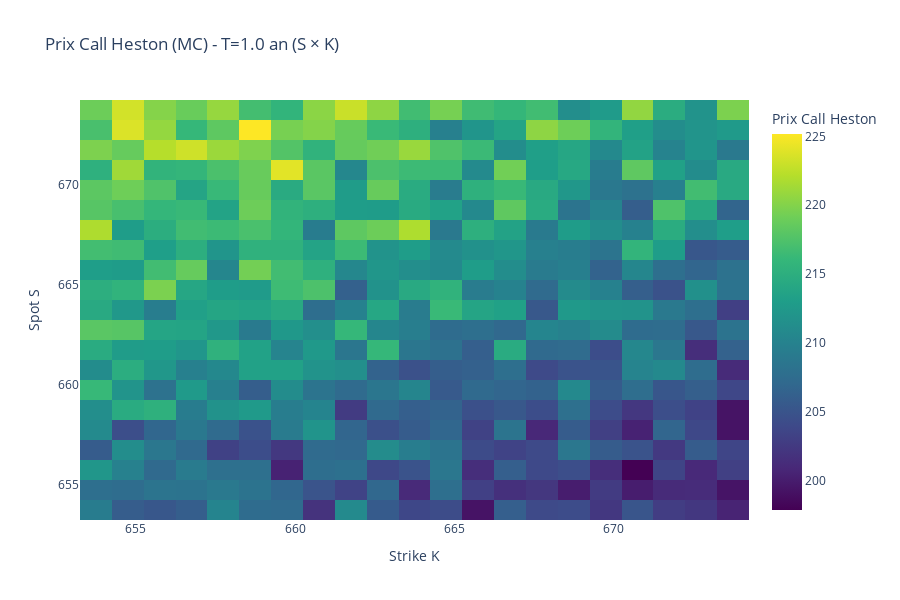
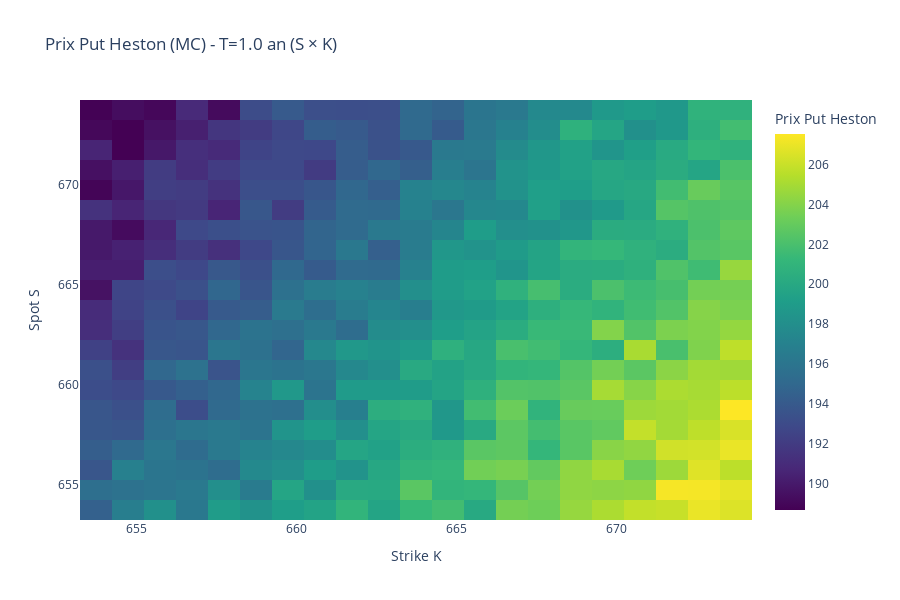

The code cell stored with these charts, in order, in its notebook:
### Markdown cell above
## 11. ÉTAPE 5: Heatmap des Prix Heston (Monte Carlo, S × K)

### Code cell
print("=" * 80)
print("ÉTAPE 5: Calcul des prix Heston via Monte Carlo (S × K)")
print("=" * 80)

call_prices_heston = np.zeros((len(S_grid), len(K_grid_heston)))
put_prices_heston = np.zeros((len(S_grid), len(K_grid_heston)))

# Fixer T à 1 an pour les heatmaps Heston
T_heston = 1.0
r = RF_RATE
q = 0.0

print(f"\nCalcul des prix Heston par Monte Carlo (T = {T_heston} an)...")
print(f"Grille: {len(S_grid)} spots × {len(K_grid_heston)} strikes = {len(S_grid) * len(K_grid_heston)} prix à calculer")

for i, S in enumerate(S_grid):
    for j, K in enumerate(K_grid_heston):
        call_prices_heston[i, j] = heston_monte_carlo_price(
            S, K, T_heston, r, q, params_tensor, 
            n_paths=N_PATHS, n_steps=N_STEPS, option_type="call"
        )
        put_prices_heston[i, j] = heston_monte_carlo_price(
            S, K, T_heston, r, q, params_tensor, 
            n_paths=N_PATHS, n_steps=N_STEPS, option_type="put"
        )
    
    if (i + 1) % 5 == 0 or i == len(S_grid) - 1:
        print(f"  Progress: {i+1}/{len(S_grid)} spots calculés ({100*(i+1)/len(S_grid):.0f}%)")

print(f"\n✓ Prix Heston calculés par Monte Carlo")

# Créer les heatmaps Heston
S_mesh, K_mesh_heston = np.meshgrid(S_grid, K_grid_heston, indexing="ij")

fig_call_heston = go.Figure(
    data=go.Heatmap(
        x=K_grid_heston,
        y=S_grid,
        z=call_prices_heston,
        colorscale="Viridis",
        colorbar=dict(title="Prix Call Heston"),
    )
)
fig_call_heston.update_layout(
    title=f"Prix Call Heston (MC) - T={T_heston} an (S × K)",
    xaxis_title="Strike K",
    yaxis_title="Spot S",
    width=900, height=600
)
fig_call_heston.show()

fig_put_heston = go.Figure(
    data=go.Heatmap(
        x=K_grid_heston,
        y=S_grid,
        z=put_prices_heston,
        colorscale="Viridis",
        colorbar=dict(title="Prix Put Heston"),
    )
)
fig_put_heston.update_layout(
    title=f"Prix Put Heston (MC) - T={T_heston} an (S × K)",
    xaxis_title="Strike K",
    yaxis_title="Spot S",
    width=900, height=600
)
fig_put_heston.show()

print(f"\n✓ Heatmaps des prix Heston affichées")

### Figure 1 — Plotly figure (JSON) as saved in the notebook; plotly's stock layout.template omitted (floating-point values rounded to 4 significant figures; data arrays with more than 128 entries replaced by an {"elided": "..."} marker saying what was removed)
{"data": [{"colorbar": {"title": {"text": "Prix Call Heston"}}, "colorscale": [[0, "#440154"], [0.1111, "#482878"], [0.2222, "#3e4989"], [0.3333, "#31688e"], [0.4444, "#26828e"], [0.5556, "#1f9e89"], [0.6667, "#35b779"], [0.7778, "#6ece58"], [0.8889, "#b5de2b"], [1, "#fde725"]], "type": "heatmap", "x": [653.8, 654.8, 655.8, 656.8, 657.8, 658.8, 659.8, 660.8, 661.8, 662.8, 663.8, 664.8, 665.8, 666.8, 667.8, 668.8, 669.8, 670.8, 671.8, 672.8, 673.8], "y": [653.8, 654.8, 655.8, 656.8, 657.8, 658.8, 659.8, 660.8, 661.8, 662.8, 663.8, 664.8, 665.8, 666.8, 667.8, 668.8, 669.8, 670.8, 671.8, 672.8, 673.8], "z": {"elided": "21x21 float values"}}], "layout": {"height": 600, "title": {"text": "Prix Call Heston (MC) - T=1.0 an (S × K)"}, "width": 900, "xaxis": {"title": {"text": "Strike K"}}, "yaxis": {"title": {"text": "Spot S"}}}}

### Figure 2 — Plotly figure (JSON) as saved in the notebook; plotly's stock layout.template omitted (floating-point values rounded to 4 significant figures; data arrays with more than 128 entries replaced by an {"elided": "..."} marker saying what was removed)
{"data": [{"colorbar": {"title": {"text": "Prix Put Heston"}}, "colorscale": [[0, "#440154"], [0.1111, "#482878"], [0.2222, "#3e4989"], [0.3333, "#31688e"], [0.4444, "#26828e"], [0.5556, "#1f9e89"], [0.6667, "#35b779"], [0.7778, "#6ece58"], [0.8889, "#b5de2b"], [1, "#fde725"]], "type": "heatmap", "x": [653.8, 654.8, 655.8, 656.8, 657.8, 658.8, 659.8, 660.8, 661.8, 662.8, 663.8, 664.8, 665.8, 666.8, 667.8, 668.8, 669.8, 670.8, 671.8, 672.8, 673.8], "y": [653.8, 654.8, 655.8, 656.8, 657.8, 658.8, 659.8, 660.8, 661.8, 662.8, 663.8, 664.8, 665.8, 666.8, 667.8, 668.8, 669.8, 670.8, 671.8, 672.8, 673.8], "z": {"elided": "21x21 float values"}}], "layout": {"height": 600, "title": {"text": "Prix Put Heston (MC) - T=1.0 an (S × K)"}, "width": 900, "xaxis": {"title": {"text": "Strike K"}}, "yaxis": {"title": {"text": "Spot S"}}}}
